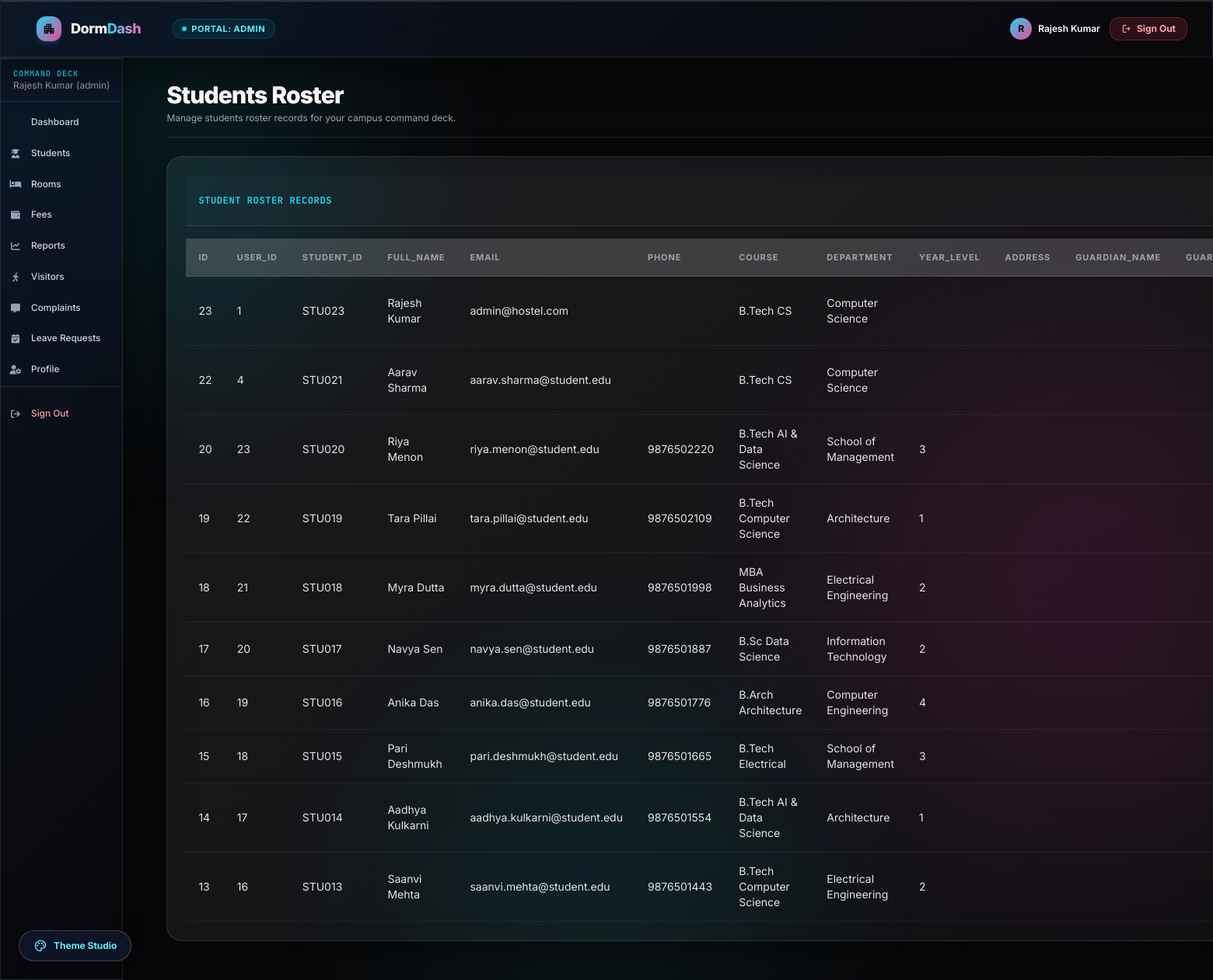
Page /index.php?action=students (signed in) on the committed database.
### tables this page shows
CREATE TABLE `students` (
  `id` int(11) NOT NULL AUTO_INCREMENT,
  `user_id` int(11) DEFAULT NULL,
  `student_id` varchar(50) NOT NULL,
  `full_name` varchar(150) NOT NULL,
  `email` varchar(100) NOT NULL,
  `phone` varchar(20) DEFAULT NULL,
  `course` varchar(100) DEFAULT NULL,
  `department` varchar(100) DEFAULT NULL,
  `year_level` varchar(20) DEFAULT NULL,
  `address` text DEFAULT NULL,
  `guardian_name` varchar(100) DEFAULT NULL,
  `guardian_phone` varchar(20) DEFAULT NULL,
  `emergency_contact` varchar(20) DEFAULT NULL,
  `room_id` int(11) DEFAULT NULL,
  `admission_date` date DEFAULT NULL,
  `status` enum('active','inactive','left') DEFAULT 'active',
  `profile_photo` varchar(255) DEFAULT NULL,
  `created_at` timestamp NOT NULL DEFAULT current_timestamp(),
  PRIMARY KEY (`id`),
  UNIQUE KEY `student_id` (`student_id`),
  UNIQUE KEY `email` (`email`),
  KEY `user_id` (`user_id`),
  KEY `idx_students_room` (`room_id`),
  KEY `idx_students_status` (`status`),
  CONSTRAINT `students_ibfk_1` FOREIGN KEY (`user_id`) REFERENCES `users` (`id`) ON DELETE SET NULL,
  CONSTRAINT `students_ibfk_2` FOREIGN KEY (`room_id`) REFERENCES `rooms` (`id`) ON DELETE SET NULL
);

### includes/helpers.php (called while the page is built, shortened)
<?php
function sanitizeInput($data) {
    return htmlspecialchars(strip_tags(trim($data)), ENT_QUOTES, 'UTF-8');
}
function escapeOutput($data) {
    return htmlspecialchars((string)$data, ENT_QUOTES, 'UTF-8');
}
function getPaginationData($totalItems, $currentPage = 1, $itemsPerPage = ITEMS_PER_PAGE) {
    $totalPages = max(1, (int) ceil($totalItems / $itemsPerPage));
    $currentPage = max(1, min($currentPage, $totalPages));
    $offset = ($currentPage - 1) * $itemsPerPage;
    return [
        'total_items' => $totalItems,
        'total_pages' => $totalPages,
        'current_page' => $currentPage,
        'offset' => $offset,
        'items_per_page' => $itemsPerPage,
        'has_prev' => $currentPage > 1,
        'has_next' => $currentPage < $totalPages
    ];
}

### controllers/StudentController.php (called while the page is built, shortened)
<?php
class StudentController {
    private $conn;
    public function __construct() {
        global $conn;
        $this->conn = $conn;
    }
    public function index() {
        $view = 'students/index';
        $page = (int)sanitizeInput($_GET['page'] ?? 1);
        $student = new Student($this->conn);
        $filters = [];
        $totalStudents = $student->count($filters);
        $pagination = getPaginationData($totalStudents, $page, ITEMS_PER_PAGE);
        $filters['limit'] = ITEMS_PER_PAGE;
        $filters['offset'] = $pagination['offset'];
        $students = $student->getAll($filters);
        require_once APP_ROOT . '/views/app.php';
    }
}

### includes/auth.php (called while the page is built, shortened)
<?php
function isLoggedIn() {
    return isset($_SESSION['user_id']) && isset($_SESSION['user_role']);
}
function hasRole($role) {
    return isLoggedIn() && $_SESSION['user_role'] === $role;
}
function hasAnyRole($roles = []) {
    return in_array($_SESSION['user_role'], $roles);
}
function getCurrentUserRole() {
    return $_SESSION['user_role'] ?? null;
}
?>

### models/Student.php (called while the page is built, shortened)
<?php
class Student {
    private $conn;
    private $table = 'students';
    public function __construct($db) {
        $this->conn = $db;
    }
    public function getAll($filters = []) {
        try {
            $query = "SELECT s.*, COALESCE(u.name, s.full_name) as name, COALESCE(u.email, s.email) as email
                      FROM " . $this->table . " s
                      LEFT JOIN users u ON s.user_id = u.id
                      WHERE 1=1";
            $params = [];
            $query .= " ORDER BY s.id DESC";
            if (!empty($filters['limit'])) {
                $query .= " LIMIT " . (int)$filters['limit'];
            }
            $stmt = $this->conn->prepare($query);
            $stmt->execute($params);
            return $stmt->fetchAll();
        } catch (Exception $e) {
            error_log('Error fetching students: ' . $e->getMessage());
            return [];
        }
    }
    public function count($filters = []) {
        try {
            $query = "SELECT COUNT(*) as count FROM " . $this->table . " WHERE 1=1";
            $params = [];
            $stmt = $this->conn->prepare($query);
            $stmt->execute($params);
            $result = $stmt->fetch();
            return $result['count'] ?? 0;
        } catch (Exception $e) {
            error_log('Error counting students: ' . $e->getMessage());
            return 0;
        }
    }
}
?>

### views/app.php (the view, shortened to what this page needs)
<?php
$view = $view ?? (sanitizeInput($_GET['action'] ?? 'dashboard') . '/' . sanitizeInput($_GET['subaction'] ?? 'index'));
$titleMap = [
    'leaves/add' => 'Request Leave',
    'leaves/index' => 'Leave Requests',
    'rooms/index' => 'Rooms Inventory',
    'rooms/add' => 'Add Room',
    'rooms/edit' => 'Edit Room',
    'students/index' => 'Students Roster',
    'students/add' => 'Add Student',
    'students/edit' => 'Edit Student',
    'complaints/index' => 'Complaints & Tickets',
    'complaints/add' => 'File Complaint',
    'reports/index' => 'Reports & Insights',
    'visitors/index' => 'Visitor Logs',
    'visitors/entry' => 'Log Visitor Entry',
    'fees/index' => 'Fees Records',
    'fees/add' => 'Record Fee',
    'profile/index' => 'My Profile'
];
$title = $titleMap[$view] ?? ucwords(str_replace(['-', '/'], ' ', $view));
$base = APP_URL . '/index.php';
$isLoginPage = $view === 'auth/login' || $view === 'home' || $view === 'landing';
$isAdminDashboard = strpos($view ?? '', 'dashboard/admin') === 0;
$userRole = isLoggedIn() ? getCurrentUserRole() : 'guest';
$userName = isLoggedIn() ? ($_SESSION['user']['name'] ?? 'User') : '';
$rows = $students ?? $rooms ?? $fees ?? $visitors ?? $complaints ?? $reports ?? $activities ?? [];
?>
<!doctype html>
<html lang="en" class="dark">
<head>
    <script src="https://cdn.tailwindcss.com?plugins=forms,container-queries"></script>
    <script id="tailwind-config">
        tailwind.config = {
          darkMode: "class",
          theme: {
            extend: {
              colors: {
                zinc: { 950: '#09090b', 900: '#18181b', 800: '#27272a' }
              }
            }
          }
        }
    </script>
    <link rel="stylesheet" href="https://cdnjs.cloudflare.com/ajax/libs/font-awesome/6.6.0/css/all.min.css">
    <link rel="stylesheet" href="<?=APP_URL?>/assets/css/style.css?v=<?=time()?>">
</head>
<body class="bg-zinc-950 text-zinc-100 font-['Inter'] antialiased min-h-screen relative selection:bg-cyan-500/30 selection:text-cyan-200" data-role="<?=escapeOutput($userRole)?>">
<div class="fixed inset-0 pointer-events-none overflow-hidden z-0">
  <div class="glow-bg bg-cyan-500/25 w-[600px] h-[600px] -top-32 -left-32 animate-pulse"></div>
  <div class="glow-bg bg-pink-500/20 w-[650px] h-[650px] top-1/3 -right-40 animate-pulse" style="animation-delay: -3s;"></div>
  <div class="glow-bg bg-cyan-400/15 w-[500px] h-[500px] -bottom-32 left-1/3 animate-pulse" style="animation-delay: -1.5s;"></div>
</div>
<nav class="glass-strong border-b border-white/10 relative z-50 flex items-center justify-between px-4 md:px-8 py-3">
    <div class="flex items-center gap-4">
        <a class="nav-brand flex items-center gap-3" href="<?=$base?>?action=dashboard">
            <div class="w-8 h-8 rounded-xl bg-gradient-to-br from-cyan-400 to-pink-500 grid place-items-center text-zinc-950 font-bold shadow-md shadow-cyan-500/20">
                <span class="material-symbols-outlined text-[18px]">apartment</span>
            </div>
            <span class="text-lg font-extrabold tracking-tight text-white">Dorm<span class="bg-gradient-to-r from-cyan-400 to-pink-400 bg-clip-text text-transparent">Dash</span></span>
        </a>
        <?php if(isLoggedIn()): ?>
            <span class="hidden sm:inline-flex items-center gap-1.5 px-3 py-1 text-[11px] font-bold uppercase tracking-wider text-cyan-300 bg-cyan-500/10 border border-cyan-500/20 rounded-full">
                <span class="w-1.5 h-1.5 rounded-full bg-cyan-400 animate-ping"></span>
                <span>Portal: <?=escapeOutput($userRole)?></span>
            </span>
        <?php endif; ?>
    </div>
    <?php if(isLoggedIn()): ?>
        <div class="flex items-center gap-3">
            <div class="flex items-center gap-2 text-xs font-semibold text-zinc-300">
                <span class="w-7 h-7 rounded-full bg-gradient-to-br from-cyan-400 to-pink-500 text-zinc-950 font-extrabold flex items-center justify-center text-xs">
                    <?=strtoupper(substr($userName, 0, 1))?>
                </span>
                <span class="hidden md:inline text-white"><?=escapeOutput($userName)?></span>
            </div>
            <a href="<?=$base?>?action=logout" class="px-3.5 py-1.5 bg-rose-500/15 hover:bg-rose-500/30 text-rose-300 border border-rose-500/30 rounded-xl text-xs font-bold transition-all flex items-center gap-1.5">
                <span class="material-symbols-outlined text-[14px]">logout</span>
                <span>Sign Out</span>
            </a>
        </div>
    <?php endif ?>
</nav>
<?php if(isLoggedIn()): ?>
<div class="app-shell relative z-10">
<aside class="app-sidebar glass-strong border-r border-white/10" data-sidebar aria-label="Primary navigation">
    <div class="px-4 py-3 border-b border-white/10 mb-2">
        <div class="text-[10px] font-['JetBrains_Mono'] font-bold tracking-widest uppercase text-cyan-400">COMMAND DECK</div>
        <div class="text-xs text-zinc-400 truncate"><?=escapeOutput($userName)?> (<?=escapeOutput($userRole)?>)</div>
    </div>
    <a href="<?=$base?>?action=dashboard" class="<?=strpos($view, 'dashboard')===0?'active':''?>"><i class="fa-solid fa-grid-2"></i><span>Dashboard</span></a>
    <?php if(hasAnyRole([ROLE_ADMIN, ROLE_WARDEN])): ?>
        <a href="<?=$base?>?action=students" class="<?=strpos($view, 'students')===0?'active':''?>"><i class="fa-solid fa-user-graduate"></i><span>Students</span></a>
        <a href="<?=$base?>?action=rooms" class="<?=strpos($view, 'rooms')===0?'active':''?>"><i class="fa-solid fa-bed"></i><span>Rooms</span></a>
    <?php endif ?>
    <?php if(hasRole(ROLE_ADMIN)): ?>
        <a href="<?=$base?>?action=fees" class="<?=strpos($view, 'fees')===0?'active':''?>"><i class="fa-solid fa-wallet"></i><span>Fees</span></a>
        <a href="<?=$base?>?action=reports" class="<?=strpos($view, 'reports')===0?'active':''?>"><i class="fa-solid fa-chart-line"></i><span>Reports</span></a>
    <?php endif ?>
    <a href="<?=$base?>?action=visitors" class="<?=strpos($view, 'visitors')===0?'active':''?>"><i class="fa-solid fa-person-walking"></i><span>Visitors</span></a>
    <a href="<?=$base?>?action=complaints" class="<?=strpos($view, 'complaints')===0?'active':''?>"><i class="fa-solid fa-message"></i><span>Complaints</span></a>
    <a href="<?=$base?>?action=leaves" class="<?=strpos($view, 'leaves')===0?'active':''?>"><i class="fa-solid fa-calendar-check"></i><span>Leave Requests</span></a>
    <a href="<?=$base?>?action=profile" class="<?=strpos($view, 'profile')===0?'active':''?>"><i class="fa-solid fa-user-gear"></i><span>Profile</span></a>
    <div class="mt-auto pt-4 border-t border-white/10">
        <a class="sidebar-logout text-rose-400 hover:text-rose-300" href="<?=$base?>?action=logout"><i class="fa-solid fa-arrow-right-from-bracket"></i><span>Sign Out</span></a>
    </div>
</aside>
<?php endif; ?>
<main class="relative z-10 px-4 md:px-8 py-6 max-w-7xl mx-auto">
    <?php if(!$isLoginPage && !$isAdminDashboard && !in_array($view, ['rooms/index', 'reports/index', 'complaints/index', 'leaves/add', 'leaves/index', 'auth/register', 'visitors/index', 'legal/privacy', 'legal/terms', 'students/add', 'students/edit'])): ?>
    <div class="mb-6 flex flex-col md:flex-row md:items-center justify-between gap-4 border-b border-white/10 pb-4">
        <div>
            <h1 class="text-2xl md:text-3xl font-extrabold text-white tracking-tight bg-gradient-to-r from-white via-zinc-200 to-zinc-400 bg-clip-text text-transparent"><?=escapeOutput($title)?></h1>
            <p class="text-xs text-zinc-400 mt-1">Manage <?=escapeOutput(strtolower($title))?> records for your campus command deck.</p>
        </div>
    </div>
    <?php endif; ?>
    <?php if(!empty($content)): ?>
        <?= $content ?>
    <?php else: ?>
        <div class="glass-card p-6 rounded-3xl overflow-hidden">
            <?php if((strpos($view, 'students') === 0 || ($_GET['action'] ?? '') === 'students') && hasAnyRole([ROLE_ADMIN, ROLE_WARDEN])): ?>
                <div class="flex items-center justify-between p-4 border-b border-white/10 mb-4 bg-white/[0.02]">
                    <span class="text-xs font-['JetBrains_Mono'] font-bold uppercase tracking-wider text-cyan-400">STUDENT ROSTER RECORDS</span>
                </div>
            <?php endif; ?>
            <?php if(!empty($rows)): ?>
                <div class="overflow-x-auto">
                <table class="w-full text-left text-sm">
                    <thead>
                        <tr class="border-b border-white/10 bg-white/[0.02]">
                            <?php foreach(array_keys($rows[0]) as $key): ?>
                                <th class="py-3 px-4 font-semibold text-zinc-400 uppercase text-[11px] tracking-wider"><?=escapeOutput($key)?></th>
                            <?php endforeach ?>
                        </tr>
                    </thead>
                    <tbody>
                        <?php foreach($rows as $row): ?>
                            <tr class="border-b border-white/5 hover:bg-white/[0.03] transition-colors">
                                <?php foreach($row as $value): ?>
                                    <td class="py-3.5 px-4 text-zinc-200"><?=escapeOutput((string)$value)?></td>
                                <?php endforeach ?>
                            </tr>
                        <?php endforeach ?>
                    </tbody>
                </table>
                </div>
            <?php endif ?>
        </div>
    <?php endif ?>
</main>
<?php if(isLoggedIn()): ?></div><?php endif; ?>
<button id="theme-studio-trigger" onclick="toggleThemeStudio()" class="theme-studio-trigger">
    <span class="material-symbols-outlined text-[18px]">palette</span>
    <span>Theme Studio</span>
</button>
</body>
</html>

### index.php (shortened to what this page needs)
<?php
require_once 'config/database.php';
require_once 'includes/helpers.php';
require_once 'includes/auth.php';
$action = sanitizeInput($_GET['action'] ?? '');
$subaction = sanitizeInput($_GET['subaction'] ?? '');
try {
    switch ($action) {
        case 'students':
            require_once 'controllers/StudentController.php';
            $controller = new StudentController();
            switch ($subaction) {
                default:
                    $controller->index();
            }
            break;
    }
} catch (Exception $e) {
    error_log('Application Error: ' . $e->getMessage());
    http_response_code(500);
    require_once 'views/errors/500.php';
}
?>

### views/app.php (style rules this page uses)
.glow-bg { position: absolute; pointer-events: none; border-radius: 9999px; filter: blur(120px); opacity: 0.4; }
.glass-strong { background: linear-gradient(135deg, rgba(15, 23, 42, 0.75) 0%, rgba(9, 9, 11, 0.85) 100%); backdrop-filter: blur(32px) saturate(200%); -webkit-backdrop-filter: blur(32px) saturate(200%); border: 1px solid rgba(255, 255, 255, 0.15); box-shadow: 0 16px 48px 0 rgba(0, 0, 0, 0.5), inset 0 1px 0 0 rgba(255, 255, 255, 0.2); }
.glass-card { background: linear-gradient(135deg, rgba(255, 255, 255, 0.06) 0%, rgba(255, 255, 255, 0.01) 100%); backdrop-filter: blur(20px) saturate(160%); -webkit-backdrop-filter: blur(20px) saturate(160%); border: 1px solid rgba(255, 255, 255, 0.1); box-shadow: 0 10px 30px rgba(0, 0, 0, 0.4), inset 0 1px 0 0 rgba(255, 255, 255, 0.12); transition: all 0.4s cubic-bezier(0.16, 1, 0.3, 1); }

### rows in the picture
students: id "23", value "1", student "STU023", value "Rajesh Kumar", value "admin@hostel.com", course "B.Tech CS", department "Computer Science"
students: id "22", user "4", student "STU021", value "Aarav Sharma", value "aarav.sharma@student.edu", course "B.Tech CS", department "Computer Science"
students: value "20", user "23", student "STU020", value "Riya Menon", value "riya.menon@student.edu", phone "9876502220", course "B.Tech AI & Data Science", department "School of Management", year_level "3"
students: value "19", user "22", student "STU019", value "Tara Pillai", value "tara.pillai@student.edu", phone "9876502109", course "B.Tech Computer Science", department "Architecture", year_level "1"
students: value "18", user "21", student "STU018", value "Myra Dutta", value "myra.dutta@student.edu", phone "9876501998", course "MBA Business Analytics", department "Electrical Engineering", year_level "2"
students: value "17", user "20", student "STU017", value "Navya Sen", value "navya.sen@student.edu", phone "9876501887", course "B.Sc Data Science", department "Information Technology", year_level "2"
students: value "16", user "19", student "STU016", value "Anika Das", value "anika.das@student.edu", phone "9876501776", course "B.Arch Architecture", department "Computer Engineering", year_level "4"
students: value "15", user "18", student "STU015", value "Pari Deshmukh", value "pari.deshmukh@student.edu", phone "9876501665", course "B.Tech Electrical", department "School of Management", year_level "3"
students: value "14", user "17", student "STU014", value "Aadhya Kulkarni", value "aadhya.kulkarni@student.edu", phone "9876501554", course "B.Tech AI & Data Science", department "Architecture", year_level "1"
students: value "13", user "16", student "STU013", value "Saanvi Mehta", value "saanvi.mehta@student.edu", phone "9876501443", course "B.Tech Computer Science", department "Electrical Engineering", year_level "2"

### other values in the picture
escapeOutput($userRole) "ADMIN"
substr($userName, 0, 1) "R"
escapeOutput($userName) "Rajesh Kumar"
escapeOutput($userRole) "admin"
escapeOutput($title) "Students Roster"
escapeOutput(strtolower($title)) "students roster"
escapeOutput($key) "ID"
escapeOutput($key) "USER_ID"
escapeOutput($key) "STUDENT_ID"
escapeOutput($key) "FULL_NAME"
escapeOutput($key) "EMAIL"
escapeOutput($key) "PHONE"
escapeOutput($key) "COURSE"
escapeOutput($key) "DEPARTMENT"
escapeOutput($key) "YEAR_LEVEL"
